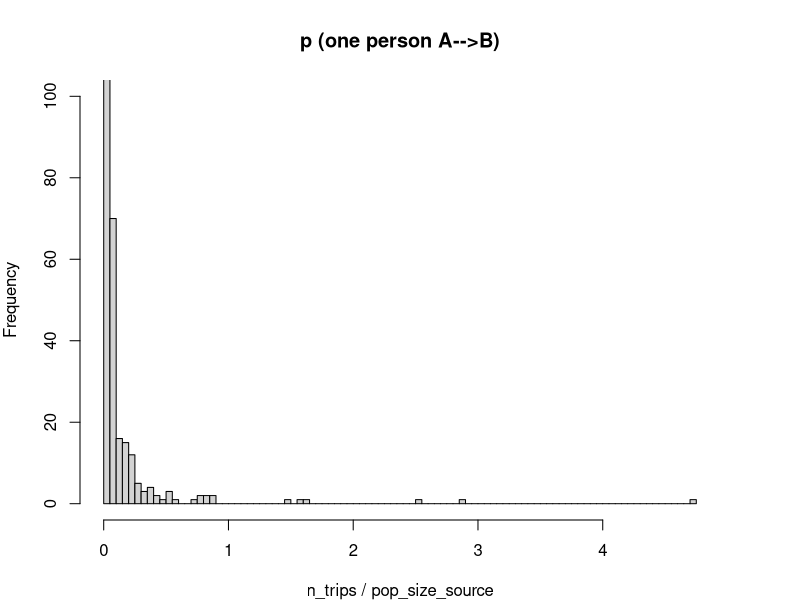
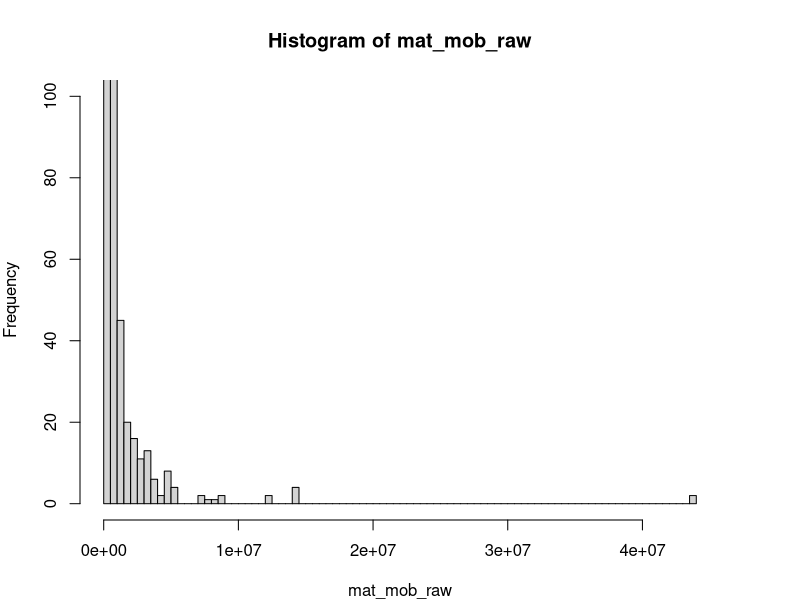
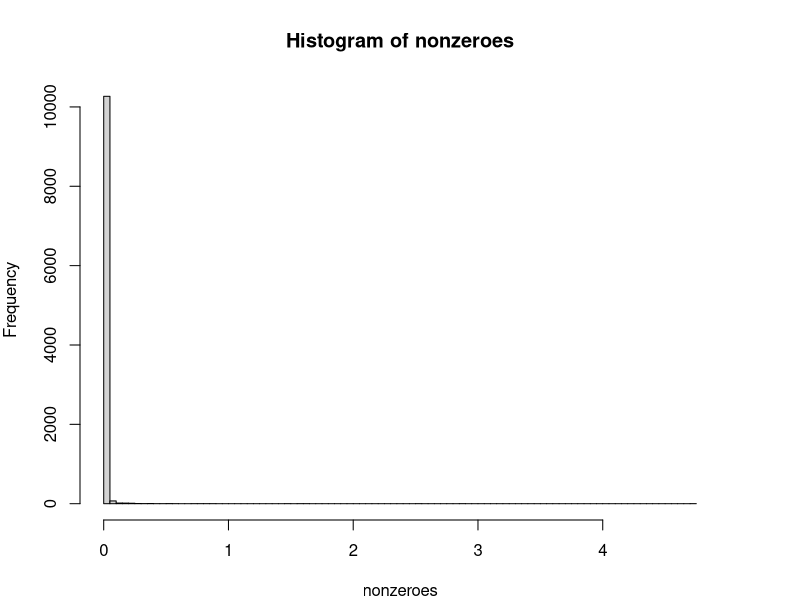
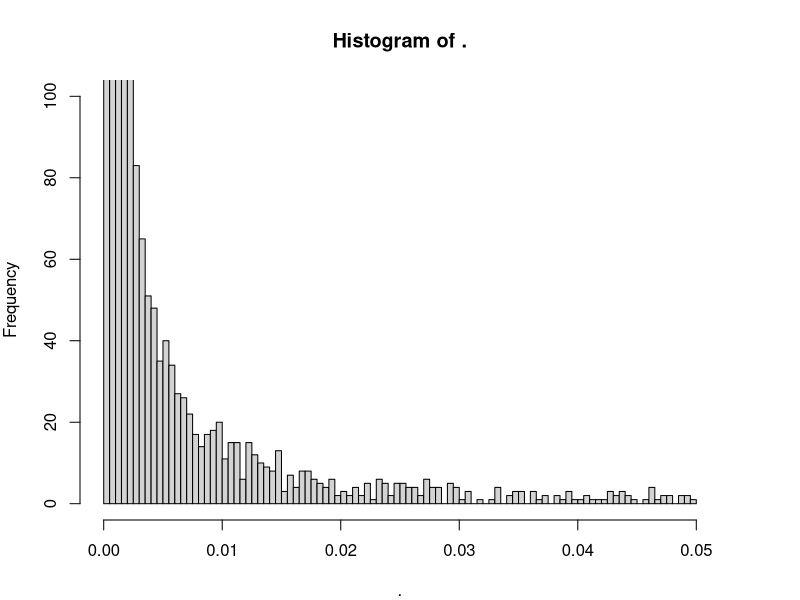
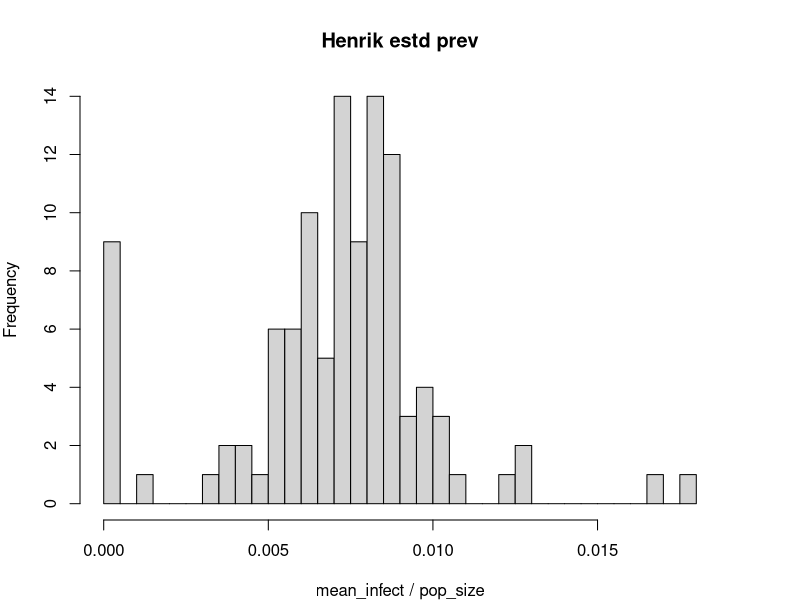
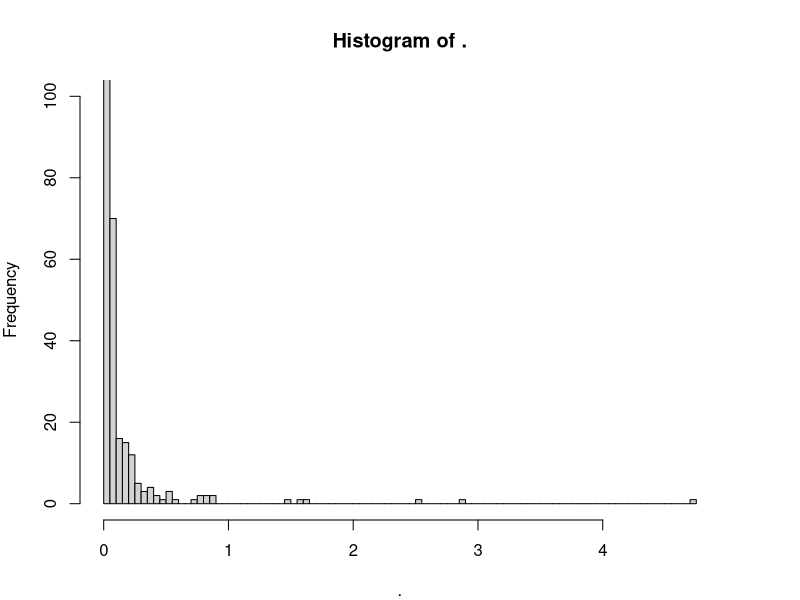
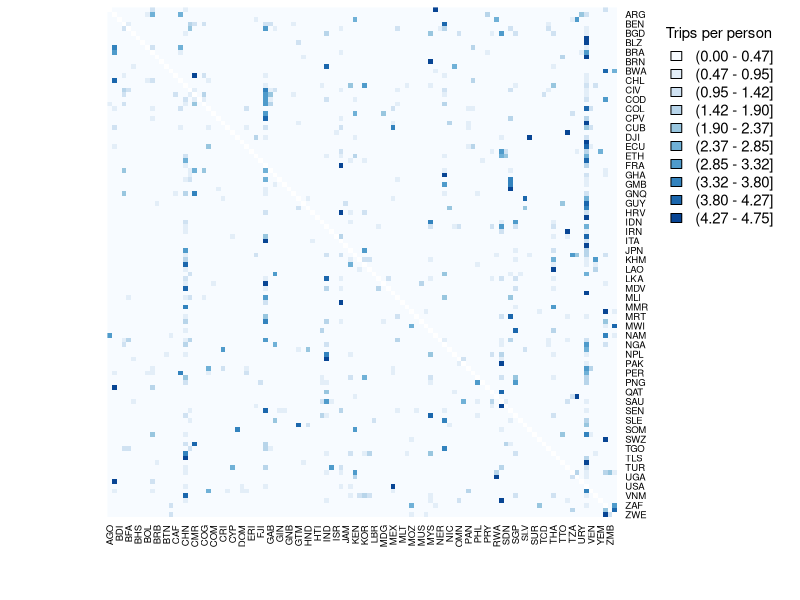
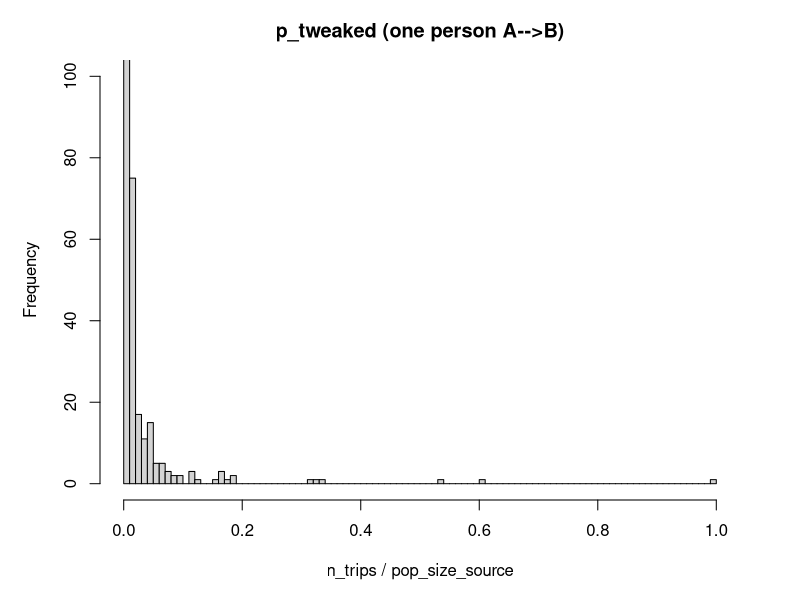

Here is the R script that generated these plots, in order:
library('tidyverse')
library('RColorBrewer')

# read in burden estimates with annual infeciton numbers
df_burden_with_pop_size_2015 <- read.csv("LassaX/data_chik/df_burden_with_pop_size_2015.csv")
df_burden_with_pop_size_2015$prevalence = df_burden_with_pop_size_2015$infections_mean/df_burden_with_pop_size_2015$total_pop_size

# mobility matrix = pairwise number of trips 
mat_mobility_2015 <- read.csv("LassaX/data_chik/mat_mobility_2015.csv")
rownames(mat_mobility_2015) = mat_mobility_2015[,1]

mat_mob_raw = as.matrix(mat_mobility_2015[,2:ncol(mat_mobility_2015)])
mat_mob_nonzero = mat_mob_raw[mat_mob_raw!=0]
mat_mob_zero = mat_mob_raw[mat_mob_raw==0]
length(mat_mob_nonzero)
length(mat_mob_zero)

sub_cols = colnames(mat_mobility_2015[,2:ncol(mat_mobility_2015)])
df_burden = df_burden_with_pop_size_2015[df_burden_with_pop_size_2015$code %in% sub_cols,]




# ls_mob = lapply(seq_len(nrow(mat_mob)), function(i) {
#     pop = df_burden$total_pop_size[df_burden$code == colnames(mat_mob)[i]]
#     mat_mob[i,] / pop
#     })
# names(ls_mob) = rownames(mat_mob)


mat_mob_prob = map(seq_len(nrow(mat_mob_raw)), function(i) {
    pop = df_burden$total_pop_size[df_burden$code == colnames(mat_mob_raw)[i]]
    # prev = df_burden$prevalence[df_burden$code == colnames(mat_mob_raw)[i]]
    # (mat_mob_raw[i,] / pop)*prev
    (mat_mob_raw[i,] / pop)
}) %>% bind_rows() %>% as.matrix
rownames(mat_mob_prob) = mat_mobility_2015[,1]


#################
par(mar = c(4, 4, 4, 4))
hist(mat_mob_prob, breaks = 100, ylim = c(0,100), 
     main='p (one person A-->B)', xlab='n_trips / pop_size_source')
hist(mat_mob_raw, breaks = 100, ylim = c(0,100))

unravelled = as.vector(mat_mob_prob)
length(unravelled)
nonzeroes = unravelled[unravelled>0] 
length(nonzeroes)
vals = hist(nonzeroes, breaks = 100)
vals$counts[1]
unravelled[which(unravelled<0.05)] %>% hist(breaks=100, ylim=c(0,100))#length
unravelled[which(unravelled<0.01)] %>% length 
# total mat size = 108*108 = 11664

# "BHS-USA" "BRN-MYS" "CYP-TUR" "MLT-ITA" "SGP-MYS" "SWZ-ZAF"
# BHS-USA, BRN-MYS, CYP-TUR, MLT-ITA, SGP-MYS, SWZ-ZAF
# trips between these countries are very likely
map(seq_len(nrow(mat_mob_raw)), function(i) {
    row = mat_mob_prob[i,]
    rown = rownames(mat_mob_prob)[i]
    pairs = colnames(mat_mob_prob)[which(row>1)]
    if (length(pairs>0)) return(paste(rown, pairs, sep='-')) else return(NULL)
    # prev = df_burden$prevalence[df_burden$code == colnames(mat_mob_raw)[i]]
    # (mat_mob_raw[i,] / pop)*prev
}) %>% unlist %>% cat(sep=', ')

rownames(mat_mob_prob)[1]


########################
hist(df_burden$prevalence, breaks = 50, main='Henrik estd prev', xlab='mean_infect / pop_size')

# 10% of matrix is 0s 
(108^2 - sum(mat_mob_raw==0, na.rm = T)) / 108^2
(108^2 - sum(mat_mob_prob==0, na.rm = T)) / 108^2

mat_mob_prob[mat_mob_prob!=0 & !is.na(mat_mob_prob)] %>% 
    hist(., breaks=100, ylim = c(0,100))



# create legend and colors 
n = 10
cols = colorRampPalette(brewer.pal(8,"Blues"))(n)
lgnd = seq(from=min(mat_mob_prob, na.rm = T),
           to=max(mat_mob_prob, na.rm = T), 
           length.out = n+1)
lgnd = format(lgnd, scientific=F, digits = 2)
lgnd = paste('(', lgnd[1:n], ' - ', lgnd[2:(n+1)], ']', sep='')



### plot -- save with custom params manually
par(mar = c(1, 0, 1, 1))
mat_mob_prob %>% as.matrix %>% 
    heatmap(.,Colv = NA, Rowv = NA, revC = T, col=cols)
legend(x='topright', legend=lgnd, fill=cols, 
       title='Trips per person', cex=0.9, box.col='white')




########################################
# NORMALISED MOB MAT WITH FUDGE FACTOR # 
########################################

mat_mob_prob = map(seq_len(nrow(mat_mob_raw)), function(i) {
    pop = df_burden$total_pop_size[df_burden$code == colnames(mat_mob_raw)[i]]
    # prev = df_burden$prevalence[df_burden$code == colnames(mat_mob_raw)[i]]
    # (mat_mob_raw[i,] / pop)*prev
    (mat_mob_raw[i,] / pop)
}) %>% bind_rows() %>% as.matrix
rownames(mat_mob_prob) = mat_mobility_2015[,1]


# replace NA with 0 for modelling 
mat_mob_prob[is.na(mat_mob_prob)] = 0

### since 96% of vals <0.01 and 98.8% <0.05, use fudge factor to increase probability 
# to make quicker stochastic simulations 
FUGDE_FACT = 5
#mat_mob_prob[which(unravelled<0.05)] = mat_mob_prob[which(unravelled<0.05)]*FUGDE_FACT
mat_mob_prob = mat_mob_prob*FUGDE_FACT/365.25

## normalise matrix to (0-1)
matmin = min(mat_mob_prob)
matmax = max(mat_mob_prob)
mat_mob_prob_norm = (mat_mob_prob - matmin) / (matmax - matmin)
rownames(mat_mob_prob_norm) = mat_mobility_2015[,1]
mat_mob_prob_norm = as.matrix(mat_mob_prob_norm)

# write.csv(mat_mob_prob, file='LassaX/data_chik/mat_mob_prob.csv', row.names = F)
write.csv(mat_mob_prob_norm, file='LassaX/data_chik/mat_mob_prob_fudge.csv', row.names = F)
write.csv(as.matrix(mat_mob_prob), 
          file='LassaX/data_chik/mat_mob_prob_fudge.csv', row.names = F)



par(mar = c(5,5,3,3))
hist(mat_mob_prob_norm, breaks = 100, ylim = c(0,100), 
     main='p_tweaked (one person A-->B)', xlab='n_trips / pop_size_source')


# create legend and colors 
n = 10
cols = colorRampPalette(brewer.pal(8,"Blues"))(n)
lgnd = seq(from=min(mat_mob_prob_norm, na.rm = T),
           to=max(mat_mob_prob_norm, na.rm = T), 
           length.out = n+1)
lgnd = format(lgnd, scientific=F, digits = 2)
lgnd = paste('(', lgnd[1:n], ' - ', lgnd[2:(n+1)], ']', sep='')



### plot -- save with custom params manually
par(mar = c(1, 0, 1, 1))
mat_mob_prob_norm %>% as.matrix %>% 
    heatmap(.,Colv = NA, Rowv = NA, revC = T, col=cols)
legend(x='topright', legend=lgnd, fill=cols, 
       title='Trips per person', cex=0.9, box.col='white')

